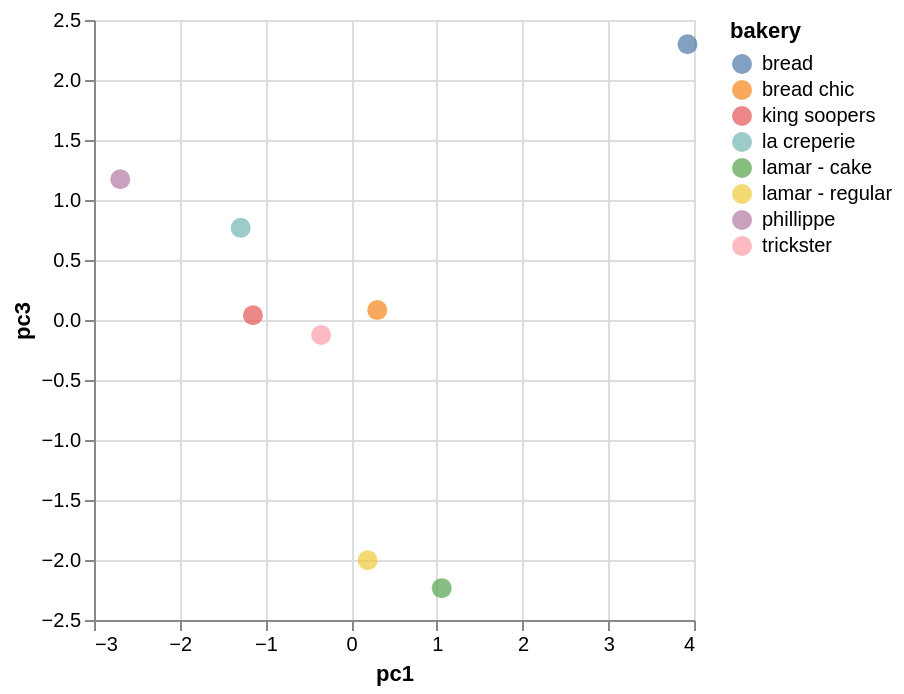

Notebook cell for this chart:
### Code cell
alt.Chart(proj_df).mark_point(filled=True, size=100).encode(
    x='pc1', y='pc3', color='bakery', tooltip=['bakery']
)

### Figure 1 — Vega-Lite specification as saved in the notebook (floating-point values rounded to 4 significant figures)
{"config": {"view": {"continuousWidth": 300, "continuousHeight": 300}}, "data": {"name": "data-276aefbfc81de2901f291f06cb061ebc"}, "mark": {"type": "point", "filled": true, "size": 100}, "encoding": {"color": {"field": "bakery", "type": "nominal"}, "tooltip": [{"field": "bakery", "type": "nominal"}], "x": {"field": "pc1", "type": "quantitative"}, "y": {"field": "pc3", "type": "quantitative"}}, "$schema": "https://vega.github.io/schema/vega-lite/v6.4.1.json", "datasets": {"data-276aefbfc81de2901f291f06cb061ebc": [{"pc1": 3.924, "pc2": -0.6288, "pc3": 2.298, "bakery": "bread"}, {"pc1": 0.3045, "pc2": -2.359, "pc3": 0.0825, "bakery": "bread chic"}, {"pc1": -1.145, "pc2": -0.3458, "pc3": 0.03995, "bakery": "king soopers"}, {"pc1": -1.289, "pc2": -1.228, "pc3": 0.7679, "bakery": "la creperie"}, {"pc1": 1.057, "pc2": -0.5404, "pc3": -2.234, "bakery": "lamar - cake"}, {"pc1": 0.1927, "pc2": 3.34, "pc3": -2.002, "bakery": "lamar - regular"}, {"pc1": -2.693, "pc2": 2.536, "pc3": 1.173, "bakery": "phillippe"}, {"pc1": -0.3507, "pc2": -0.774, "pc3": -0.1246, "bakery": "trickster"}]}}
